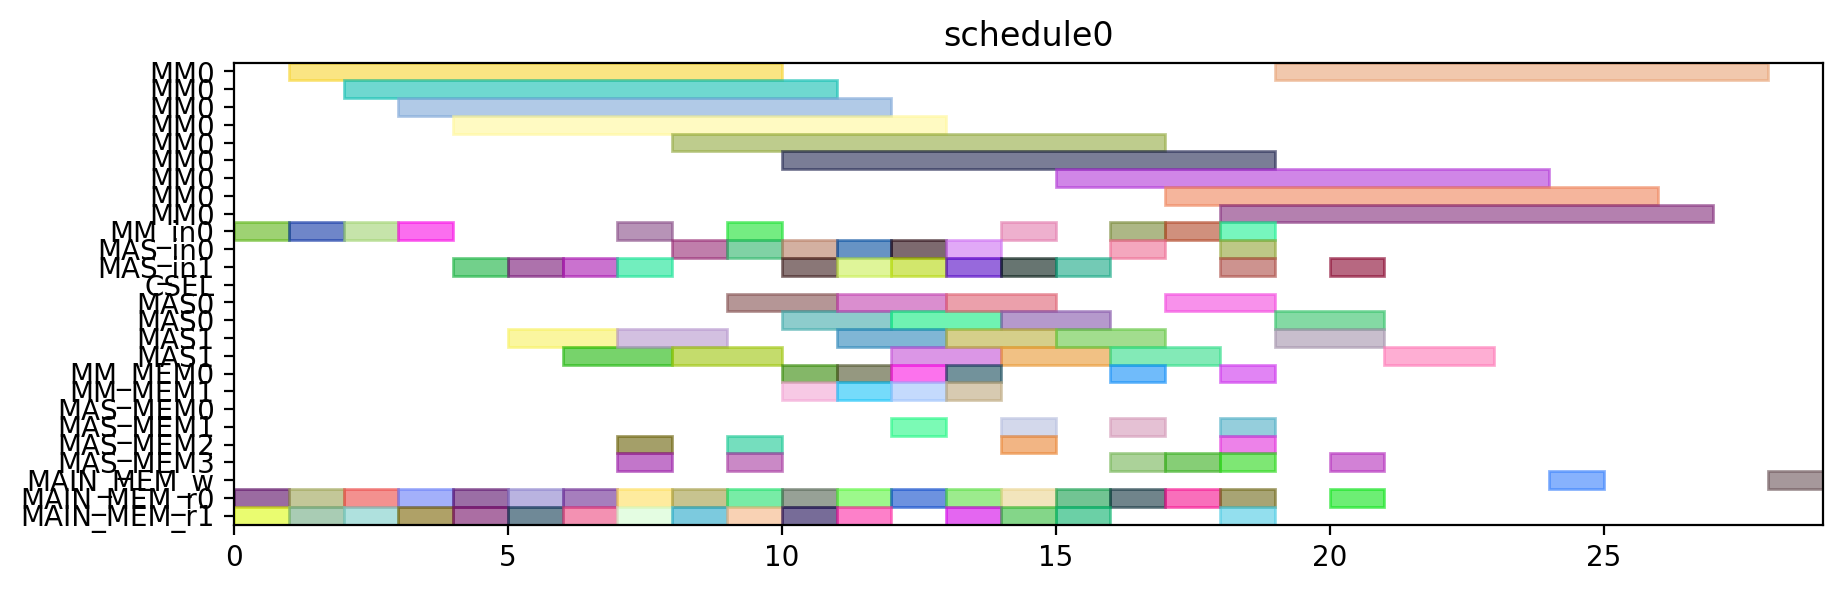

Write the Python code that produced this figure.
from pyschedule import Scenario, solvers, plotters, alt


def solve():
	horizon = 120
	S = Scenario("schedule0", horizon=horizon)

	# resource
	MM = S.Resources('MM', num=1, size=9)
	MM_in = S.Resources('MM_in', num=1)
	MAS_in = S.Resources('MAS_in', num=2)
	CSEL = S.Resource('CSEL')
	MAS = S.Resources('MAS', num=2, size=2, periods=range(1, horizon))
	MM_MEM = S.Resources('MM_MEM', num=2)
	MAS_MEM = S.Resources('MAS_MEM', num=4)
	MAIN_MEM_w = S.Resource('MAIN_MEM_w', size=1)
	MAIN_MEM_r = S.Resources('MAIN_MEM_r', num=2)

	# result of previous scheduling

	# new tasks
	t0_t0 = S.Task('t0_t0', length=9, delay_cost=1)
	t0_t0 += alt(MM)
	t0_t0_in = S.Task('t0_t0_in', length=1, delay_cost=1)
	t0_t0_in += alt(MM_in)
	S += t0_t0_in*MM_in[0]<=t0_t0*MM[0]
	t0_t0_mem0 = S.Task('t0_t0_mem0', length=1, delay_cost=1)
	t0_t0_mem0 += MAIN_MEM_r[0]
	S += t0_t0_mem0 <= t0_t0

	t0_t0_mem1 = S.Task('t0_t0_mem1', length=1, delay_cost=1)
	t0_t0_mem1 += MAIN_MEM_r[1]
	S += t0_t0_mem1 <= t0_t0

	t0_t1 = S.Task('t0_t1', length=9, delay_cost=1)
	t0_t1 += alt(MM)
	t0_t1_in = S.Task('t0_t1_in', length=1, delay_cost=1)
	t0_t1_in += alt(MM_in)
	S += t0_t1_in*MM_in[0]<=t0_t1*MM[0]
	t0_t1_mem0 = S.Task('t0_t1_mem0', length=1, delay_cost=1)
	t0_t1_mem0 += MAIN_MEM_r[0]
	S += t0_t1_mem0 <= t0_t1

	t0_t1_mem1 = S.Task('t0_t1_mem1', length=1, delay_cost=1)
	t0_t1_mem1 += MAIN_MEM_r[1]
	S += t0_t1_mem1 <= t0_t1

	t0_t2 = S.Task('t0_t2', length=2, delay_cost=1)
	t0_t2 += alt(MAS)
	t0_t2_in = S.Task('t0_t2_in', length=1, delay_cost=1)
	t0_t2_in += alt(MAS_in)
	S += t0_t2_in*MAS_in[0]<=t0_t2*MAS[0]

	S += t0_t2_in*MAS_in[1]<=t0_t2*MAS[1]

	t0_t2_mem0 = S.Task('t0_t2_mem0', length=1, delay_cost=1)
	t0_t2_mem0 += MAIN_MEM_r[0]
	S += t0_t2_mem0 <= t0_t2

	t0_t2_mem1 = S.Task('t0_t2_mem1', length=1, delay_cost=1)
	t0_t2_mem1 += MAIN_MEM_r[1]
	S += t0_t2_mem1 <= t0_t2

	t0_t3 = S.Task('t0_t3', length=2, delay_cost=1)
	t0_t3 += alt(MAS)
	t0_t3_in = S.Task('t0_t3_in', length=1, delay_cost=1)
	t0_t3_in += alt(MAS_in)
	S += t0_t3_in*MAS_in[0]<=t0_t3*MAS[0]

	S += t0_t3_in*MAS_in[1]<=t0_t3*MAS[1]

	t0_t3_mem0 = S.Task('t0_t3_mem0', length=1, delay_cost=1)
	t0_t3_mem0 += MAIN_MEM_r[0]
	S += t0_t3_mem0 <= t0_t3

	t0_t3_mem1 = S.Task('t0_t3_mem1', length=1, delay_cost=1)
	t0_t3_mem1 += MAIN_MEM_r[1]
	S += t0_t3_mem1 <= t0_t3

	t2_t0 = S.Task('t2_t0', length=9, delay_cost=1)
	t2_t0 += alt(MM)
	t2_t0_in = S.Task('t2_t0_in', length=1, delay_cost=1)
	t2_t0_in += alt(MM_in)
	S += t2_t0_in*MM_in[0]<=t2_t0*MM[0]
	t2_t0_mem0 = S.Task('t2_t0_mem0', length=1, delay_cost=1)
	t2_t0_mem0 += MAIN_MEM_r[0]
	S += t2_t0_mem0 <= t2_t0

	t2_t0_mem1 = S.Task('t2_t0_mem1', length=1, delay_cost=1)
	t2_t0_mem1 += MAIN_MEM_r[1]
	S += t2_t0_mem1 <= t2_t0

	t2_t1 = S.Task('t2_t1', length=9, delay_cost=1)
	t2_t1 += alt(MM)
	t2_t1_in = S.Task('t2_t1_in', length=1, delay_cost=1)
	t2_t1_in += alt(MM_in)
	S += t2_t1_in*MM_in[0]<=t2_t1*MM[0]
	t2_t1_mem0 = S.Task('t2_t1_mem0', length=1, delay_cost=1)
	t2_t1_mem0 += MAIN_MEM_r[0]
	S += t2_t1_mem0 <= t2_t1

	t2_t1_mem1 = S.Task('t2_t1_mem1', length=1, delay_cost=1)
	t2_t1_mem1 += MAIN_MEM_r[1]
	S += t2_t1_mem1 <= t2_t1

	t2_t2 = S.Task('t2_t2', length=2, delay_cost=1)
	t2_t2 += alt(MAS)
	t2_t2_in = S.Task('t2_t2_in', length=1, delay_cost=1)
	t2_t2_in += alt(MAS_in)
	S += t2_t2_in*MAS_in[0]<=t2_t2*MAS[0]

	S += t2_t2_in*MAS_in[1]<=t2_t2*MAS[1]

	t2_t2_mem0 = S.Task('t2_t2_mem0', length=1, delay_cost=1)
	t2_t2_mem0 += MAIN_MEM_r[0]
	S += t2_t2_mem0 <= t2_t2

	t2_t2_mem1 = S.Task('t2_t2_mem1', length=1, delay_cost=1)
	t2_t2_mem1 += MAIN_MEM_r[1]
	S += t2_t2_mem1 <= t2_t2

	t2_t3 = S.Task('t2_t3', length=2, delay_cost=1)
	t2_t3 += alt(MAS)
	t2_t3_in = S.Task('t2_t3_in', length=1, delay_cost=1)
	t2_t3_in += alt(MAS_in)
	S += t2_t3_in*MAS_in[0]<=t2_t3*MAS[0]

	S += t2_t3_in*MAS_in[1]<=t2_t3*MAS[1]

	t2_t3_mem0 = S.Task('t2_t3_mem0', length=1, delay_cost=1)
	t2_t3_mem0 += MAIN_MEM_r[0]
	S += t2_t3_mem0 <= t2_t3

	t2_t3_mem1 = S.Task('t2_t3_mem1', length=1, delay_cost=1)
	t2_t3_mem1 += MAIN_MEM_r[1]
	S += t2_t3_mem1 <= t2_t3

	t7_t2 = S.Task('t7_t2', length=2, delay_cost=1)
	t7_t2 += alt(MAS)
	t7_t2_in = S.Task('t7_t2_in', length=1, delay_cost=1)
	t7_t2_in += alt(MAS_in)
	S += t7_t2_in*MAS_in[0]<=t7_t2*MAS[0]

	S += t7_t2_in*MAS_in[1]<=t7_t2*MAS[1]

	t7_t2_mem0 = S.Task('t7_t2_mem0', length=1, delay_cost=1)
	t7_t2_mem0 += MAIN_MEM_r[0]
	S += t7_t2_mem0 <= t7_t2

	t7_t2_mem1 = S.Task('t7_t2_mem1', length=1, delay_cost=1)
	t7_t2_mem1 += MAIN_MEM_r[1]
	S += t7_t2_mem1 <= t7_t2

	t9_t2 = S.Task('t9_t2', length=2, delay_cost=1)
	t9_t2 += alt(MAS)
	t9_t2_in = S.Task('t9_t2_in', length=1, delay_cost=1)
	t9_t2_in += alt(MAS_in)
	S += t9_t2_in*MAS_in[0]<=t9_t2*MAS[0]

	S += t9_t2_in*MAS_in[1]<=t9_t2*MAS[1]

	t9_t2_mem0 = S.Task('t9_t2_mem0', length=1, delay_cost=1)
	t9_t2_mem0 += MAIN_MEM_r[0]
	S += t9_t2_mem0 <= t9_t2

	t9_t2_mem1 = S.Task('t9_t2_mem1', length=1, delay_cost=1)
	t9_t2_mem1 += MAIN_MEM_r[1]
	S += t9_t2_mem1 <= t9_t2

	t14_t2 = S.Task('t14_t2', length=2, delay_cost=1)
	t14_t2 += alt(MAS)
	t14_t2_in = S.Task('t14_t2_in', length=1, delay_cost=1)
	t14_t2_in += alt(MAS_in)
	S += t14_t2_in*MAS_in[0]<=t14_t2*MAS[0]

	S += t14_t2_in*MAS_in[1]<=t14_t2*MAS[1]

	t14_t2_mem0 = S.Task('t14_t2_mem0', length=1, delay_cost=1)
	t14_t2_mem0 += MAIN_MEM_r[0]
	S += t14_t2_mem0 <= t14_t2

	t14_t2_mem1 = S.Task('t14_t2_mem1', length=1, delay_cost=1)
	t14_t2_mem1 += MAIN_MEM_r[1]
	S += t14_t2_mem1 <= t14_t2

	new_TZ_t2 = S.Task('new_TZ_t2', length=2, delay_cost=1)
	new_TZ_t2 += alt(MAS)
	new_TZ_t2_in = S.Task('new_TZ_t2_in', length=1, delay_cost=1)
	new_TZ_t2_in += alt(MAS_in)
	S += new_TZ_t2_in*MAS_in[0]<=new_TZ_t2*MAS[0]

	S += new_TZ_t2_in*MAS_in[1]<=new_TZ_t2*MAS[1]

	new_TZ_t2_mem0 = S.Task('new_TZ_t2_mem0', length=1, delay_cost=1)
	new_TZ_t2_mem0 += MAIN_MEM_r[0]
	S += new_TZ_t2_mem0 <= new_TZ_t2

	new_TZ_t2_mem1 = S.Task('new_TZ_t2_mem1', length=1, delay_cost=1)
	new_TZ_t2_mem1 += MAIN_MEM_r[1]
	S += new_TZ_t2_mem1 <= new_TZ_t2

	t16_t2 = S.Task('t16_t2', length=2, delay_cost=1)
	t16_t2 += alt(MAS)
	t16_t2_in = S.Task('t16_t2_in', length=1, delay_cost=1)
	t16_t2_in += alt(MAS_in)
	S += t16_t2_in*MAS_in[0]<=t16_t2*MAS[0]

	S += t16_t2_in*MAS_in[1]<=t16_t2*MAS[1]

	t16_t2_mem0 = S.Task('t16_t2_mem0', length=1, delay_cost=1)
	t16_t2_mem0 += MAIN_MEM_r[0]
	S += t16_t2_mem0 <= t16_t2

	t16_t2_mem1 = S.Task('t16_t2_mem1', length=1, delay_cost=1)
	t16_t2_mem1 += MAIN_MEM_r[1]
	S += t16_t2_mem1 <= t16_t2

	t17_t2 = S.Task('t17_t2', length=2, delay_cost=1)
	t17_t2 += alt(MAS)
	t17_t2_in = S.Task('t17_t2_in', length=1, delay_cost=1)
	t17_t2_in += alt(MAS_in)
	S += t17_t2_in*MAS_in[0]<=t17_t2*MAS[0]

	S += t17_t2_in*MAS_in[1]<=t17_t2*MAS[1]

	t17_t2_mem0 = S.Task('t17_t2_mem0', length=1, delay_cost=1)
	t17_t2_mem0 += MAIN_MEM_r[0]
	S += t17_t2_mem0 <= t17_t2

	t17_t2_mem1 = S.Task('t17_t2_mem1', length=1, delay_cost=1)
	t17_t2_mem1 += MAIN_MEM_r[1]
	S += t17_t2_mem1 <= t17_t2

	t0_t4 = S.Task('t0_t4', length=9, delay_cost=1)
	t0_t4 += alt(MM)
	t0_t4_in = S.Task('t0_t4_in', length=1, delay_cost=1)
	t0_t4_in += alt(MM_in)
	S += t0_t4_in*MM_in[0]<=t0_t4*MM[0]
	t0_t4_mem0 = S.Task('t0_t4_mem0', length=1, delay_cost=1)
	t0_t4_mem0 += alt(MAS_MEM)
	S += (t0_t2*MAS[0])-1 < t0_t4_mem0*MAS_MEM[0]
	S += (t0_t2*MAS[1])-1 < t0_t4_mem0*MAS_MEM[2]
	S += t0_t4_mem0 <= t0_t4

	t0_t4_mem1 = S.Task('t0_t4_mem1', length=1, delay_cost=1)
	t0_t4_mem1 += alt(MAS_MEM)
	S += (t0_t3*MAS[0])-1 < t0_t4_mem1*MAS_MEM[1]
	S += (t0_t3*MAS[1])-1 < t0_t4_mem1*MAS_MEM[3]
	S += t0_t4_mem1 <= t0_t4

	t00 = S.Task('t00', length=2, delay_cost=1)
	t00 += alt(MAS)
	t00_in = S.Task('t00_in', length=1, delay_cost=1)
	t00_in += alt(MAS_in)
	S += t00_in*MAS_in[0]<=t00*MAS[0]

	S += t00_in*MAS_in[1]<=t00*MAS[1]

	t00_mem0 = S.Task('t00_mem0', length=1, delay_cost=1)
	t00_mem0 += alt(MM_MEM)
	S += (t0_t0*MM[0])-1 < t00_mem0*MM_MEM[0]
	S += t00_mem0 <= t00

	t00_mem1 = S.Task('t00_mem1', length=1, delay_cost=1)
	t00_mem1 += alt(MM_MEM)
	S += (t0_t1*MM[0])-1 < t00_mem1*MM_MEM[1]
	S += t00_mem1 <= t00

	t0_t5 = S.Task('t0_t5', length=2, delay_cost=1)
	t0_t5 += alt(MAS)
	t0_t5_in = S.Task('t0_t5_in', length=1, delay_cost=1)
	t0_t5_in += alt(MAS_in)
	S += t0_t5_in*MAS_in[0]<=t0_t5*MAS[0]

	S += t0_t5_in*MAS_in[1]<=t0_t5*MAS[1]

	t0_t5_mem0 = S.Task('t0_t5_mem0', length=1, delay_cost=1)
	t0_t5_mem0 += alt(MM_MEM)
	S += (t0_t0*MM[0])-1 < t0_t5_mem0*MM_MEM[0]
	S += t0_t5_mem0 <= t0_t5

	t0_t5_mem1 = S.Task('t0_t5_mem1', length=1, delay_cost=1)
	t0_t5_mem1 += alt(MM_MEM)
	S += (t0_t1*MM[0])-1 < t0_t5_mem1*MM_MEM[1]
	S += t0_t5_mem1 <= t0_t5

	t2_t4 = S.Task('t2_t4', length=9, delay_cost=1)
	t2_t4 += alt(MM)
	t2_t4_in = S.Task('t2_t4_in', length=1, delay_cost=1)
	t2_t4_in += alt(MM_in)
	S += t2_t4_in*MM_in[0]<=t2_t4*MM[0]
	t2_t4_mem0 = S.Task('t2_t4_mem0', length=1, delay_cost=1)
	t2_t4_mem0 += alt(MAS_MEM)
	S += (t2_t2*MAS[0])-1 < t2_t4_mem0*MAS_MEM[0]
	S += (t2_t2*MAS[1])-1 < t2_t4_mem0*MAS_MEM[2]
	S += t2_t4_mem0 <= t2_t4

	t2_t4_mem1 = S.Task('t2_t4_mem1', length=1, delay_cost=1)
	t2_t4_mem1 += alt(MAS_MEM)
	S += (t2_t3*MAS[0])-1 < t2_t4_mem1*MAS_MEM[1]
	S += (t2_t3*MAS[1])-1 < t2_t4_mem1*MAS_MEM[3]
	S += t2_t4_mem1 <= t2_t4

	t20 = S.Task('t20', length=2, delay_cost=1)
	t20 += alt(MAS)
	t20_in = S.Task('t20_in', length=1, delay_cost=1)
	t20_in += alt(MAS_in)
	S += t20_in*MAS_in[0]<=t20*MAS[0]

	S += t20_in*MAS_in[1]<=t20*MAS[1]

	t20_mem0 = S.Task('t20_mem0', length=1, delay_cost=1)
	t20_mem0 += alt(MM_MEM)
	S += (t2_t0*MM[0])-1 < t20_mem0*MM_MEM[0]
	S += t20_mem0 <= t20

	t20_mem1 = S.Task('t20_mem1', length=1, delay_cost=1)
	t20_mem1 += alt(MM_MEM)
	S += (t2_t1*MM[0])-1 < t20_mem1*MM_MEM[1]
	S += t20_mem1 <= t20

	t2_t5 = S.Task('t2_t5', length=2, delay_cost=1)
	t2_t5 += alt(MAS)
	t2_t5_in = S.Task('t2_t5_in', length=1, delay_cost=1)
	t2_t5_in += alt(MAS_in)
	S += t2_t5_in*MAS_in[0]<=t2_t5*MAS[0]

	S += t2_t5_in*MAS_in[1]<=t2_t5*MAS[1]

	t2_t5_mem0 = S.Task('t2_t5_mem0', length=1, delay_cost=1)
	t2_t5_mem0 += alt(MM_MEM)
	S += (t2_t0*MM[0])-1 < t2_t5_mem0*MM_MEM[0]
	S += t2_t5_mem0 <= t2_t5

	t2_t5_mem1 = S.Task('t2_t5_mem1', length=1, delay_cost=1)
	t2_t5_mem1 += alt(MM_MEM)
	S += (t2_t1*MM[0])-1 < t2_t5_mem1*MM_MEM[1]
	S += t2_t5_mem1 <= t2_t5

	t01 = S.Task('t01', length=2, delay_cost=1)
	t01 += alt(MAS)
	t01_in = S.Task('t01_in', length=1, delay_cost=1)
	t01_in += alt(MAS_in)
	S += t01_in*MAS_in[0]<=t01*MAS[0]

	S += t01_in*MAS_in[1]<=t01*MAS[1]

	t01_mem0 = S.Task('t01_mem0', length=1, delay_cost=1)
	t01_mem0 += alt(MM_MEM)
	S += (t0_t4*MM[0])-1 < t01_mem0*MM_MEM[0]
	S += t01_mem0 <= t01

	t01_mem1 = S.Task('t01_mem1', length=1, delay_cost=1)
	t01_mem1 += alt(MAS_MEM)
	S += (t0_t5*MAS[0])-1 < t01_mem1*MAS_MEM[1]
	S += (t0_t5*MAS[1])-1 < t01_mem1*MAS_MEM[3]
	S += t01_mem1 <= t01

	t10 = S.Task('t10', length=2, delay_cost=1)
	t10 += alt(MAS)
	t10_in = S.Task('t10_in', length=1, delay_cost=1)
	t10_in += alt(MAS_in)
	S += t10_in*MAS_in[0]<=t10*MAS[0]

	S += t10_in*MAS_in[1]<=t10*MAS[1]

	t10_mem0 = S.Task('t10_mem0', length=1, delay_cost=1)
	t10_mem0 += MAIN_MEM_r[0]
	S += t10_mem0 <= t10

	t10_mem1 = S.Task('t10_mem1', length=1, delay_cost=1)
	t10_mem1 += alt(MAS_MEM)
	S += (t00*MAS[0])-1 < t10_mem1*MAS_MEM[1]
	S += (t00*MAS[1])-1 < t10_mem1*MAS_MEM[3]
	S += t10_mem1 <= t10

	t21 = S.Task('t21', length=2, delay_cost=1)
	t21 += alt(MAS)
	t21_in = S.Task('t21_in', length=1, delay_cost=1)
	t21_in += alt(MAS_in)
	S += t21_in*MAS_in[0]<=t21*MAS[0]

	S += t21_in*MAS_in[1]<=t21*MAS[1]

	t21_mem0 = S.Task('t21_mem0', length=1, delay_cost=1)
	t21_mem0 += alt(MM_MEM)
	S += (t2_t4*MM[0])-1 < t21_mem0*MM_MEM[0]
	S += t21_mem0 <= t21

	t21_mem1 = S.Task('t21_mem1', length=1, delay_cost=1)
	t21_mem1 += alt(MAS_MEM)
	S += (t2_t5*MAS[0])-1 < t21_mem1*MAS_MEM[1]
	S += (t2_t5*MAS[1])-1 < t21_mem1*MAS_MEM[3]
	S += t21_mem1 <= t21

	t30 = S.Task('t30', length=2, delay_cost=1)
	t30 += alt(MAS)
	t30_in = S.Task('t30_in', length=1, delay_cost=1)
	t30_in += alt(MAS_in)
	S += t30_in*MAS_in[0]<=t30*MAS[0]

	S += t30_in*MAS_in[1]<=t30*MAS[1]

	t30_mem0 = S.Task('t30_mem0', length=1, delay_cost=1)
	t30_mem0 += MAIN_MEM_r[0]
	S += t30_mem0 <= t30

	t30_mem1 = S.Task('t30_mem1', length=1, delay_cost=1)
	t30_mem1 += alt(MAS_MEM)
	S += (t20*MAS[0])-1 < t30_mem1*MAS_MEM[1]
	S += (t20*MAS[1])-1 < t30_mem1*MAS_MEM[3]
	S += t30_mem1 <= t30

	t11 = S.Task('t11', length=2, delay_cost=1)
	t11 += alt(MAS)
	t11_in = S.Task('t11_in', length=1, delay_cost=1)
	t11_in += alt(MAS_in)
	S += t11_in*MAS_in[0]<=t11*MAS[0]

	S += t11_in*MAS_in[1]<=t11*MAS[1]

	t11_mem0 = S.Task('t11_mem0', length=1, delay_cost=1)
	t11_mem0 += MAIN_MEM_r[0]
	S += t11_mem0 <= t11

	t11_mem1 = S.Task('t11_mem1', length=1, delay_cost=1)
	t11_mem1 += alt(MAS_MEM)
	S += (t01*MAS[0])-1 < t11_mem1*MAS_MEM[1]
	S += (t01*MAS[1])-1 < t11_mem1*MAS_MEM[3]
	S += t11_mem1 <= t11

	t31 = S.Task('t31', length=2, delay_cost=1)
	t31 += alt(MAS)
	t31_in = S.Task('t31_in', length=1, delay_cost=1)
	t31_in += alt(MAS_in)
	S += t31_in*MAS_in[0]<=t31*MAS[0]

	S += t31_in*MAS_in[1]<=t31*MAS[1]

	t31_mem0 = S.Task('t31_mem0', length=1, delay_cost=1)
	t31_mem0 += MAIN_MEM_r[0]
	S += t31_mem0 <= t31

	t31_mem1 = S.Task('t31_mem1', length=1, delay_cost=1)
	t31_mem1 += alt(MAS_MEM)
	S += (t21*MAS[0])-1 < t31_mem1*MAS_MEM[1]
	S += (t21*MAS[1])-1 < t31_mem1*MAS_MEM[3]
	S += t31_mem1 <= t31

	c010 = S.Task('c010', length=9, delay_cost=1)
	c010 += alt(MM)
	c010_in = S.Task('c010_in', length=1, delay_cost=1)
	c010_in += alt(MM_in)
	S += c010_in*MM_in[0]<=c010*MM[0]
	S += 0<c010

	c010_w = S.Task('c010_w', length=1, delay_cost=1)
	c010_w += alt(MAIN_MEM_w)
	S += c010 <= c010_w

	c010_mem0 = S.Task('c010_mem0', length=1, delay_cost=1)
	c010_mem0 += alt(MAS_MEM)
	S += (t30*MAS[0])-1 < c010_mem0*MAS_MEM[0]
	S += (t30*MAS[1])-1 < c010_mem0*MAS_MEM[2]
	S += c010_mem0 <= c010

	c010_mem1 = S.Task('c010_mem1', length=1, delay_cost=1)
	c010_mem1 += MAIN_MEM_r[1]
	S += c010_mem1 <= c010

	c200 = S.Task('c200', length=9, delay_cost=1)
	c200 += alt(MM)
	c200_in = S.Task('c200_in', length=1, delay_cost=1)
	c200_in += alt(MM_in)
	S += c200_in*MM_in[0]<=c200*MM[0]
	S += 0<c200

	c200_w = S.Task('c200_w', length=1, delay_cost=1)
	c200_w += alt(MAIN_MEM_w)
	S += c200 <= c200_w

	c200_mem0 = S.Task('c200_mem0', length=1, delay_cost=1)
	c200_mem0 += alt(MAS_MEM)
	S += (t10*MAS[0])-1 < c200_mem0*MAS_MEM[0]
	S += (t10*MAS[1])-1 < c200_mem0*MAS_MEM[2]
	S += c200_mem0 <= c200

	c200_mem1 = S.Task('c200_mem1', length=1, delay_cost=1)
	c200_mem1 += MAIN_MEM_r[1]
	S += c200_mem1 <= c200

	t16_t0 = S.Task('t16_t0', length=9, delay_cost=1)
	t16_t0 += alt(MM)
	t16_t0_in = S.Task('t16_t0_in', length=1, delay_cost=1)
	t16_t0_in += alt(MM_in)
	S += t16_t0_in*MM_in[0]<=t16_t0*MM[0]
	t16_t0_mem0 = S.Task('t16_t0_mem0', length=1, delay_cost=1)
	t16_t0_mem0 += MAIN_MEM_r[0]
	S += t16_t0_mem0 <= t16_t0

	t16_t0_mem1 = S.Task('t16_t0_mem1', length=1, delay_cost=1)
	t16_t0_mem1 += alt(MAS_MEM)
	S += (t30*MAS[0])-1 < t16_t0_mem1*MAS_MEM[1]
	S += (t30*MAS[1])-1 < t16_t0_mem1*MAS_MEM[3]
	S += t16_t0_mem1 <= t16_t0

	t17_t0 = S.Task('t17_t0', length=9, delay_cost=1)
	t17_t0 += alt(MM)
	t17_t0_in = S.Task('t17_t0_in', length=1, delay_cost=1)
	t17_t0_in += alt(MM_in)
	S += t17_t0_in*MM_in[0]<=t17_t0*MM[0]
	t17_t0_mem0 = S.Task('t17_t0_mem0', length=1, delay_cost=1)
	t17_t0_mem0 += MAIN_MEM_r[0]
	S += t17_t0_mem0 <= t17_t0

	t17_t0_mem1 = S.Task('t17_t0_mem1', length=1, delay_cost=1)
	t17_t0_mem1 += alt(MAS_MEM)
	S += (t10*MAS[0])-1 < t17_t0_mem1*MAS_MEM[1]
	S += (t10*MAS[1])-1 < t17_t0_mem1*MAS_MEM[3]
	S += t17_t0_mem1 <= t17_t0

	solvers.mip.solve(S,msg=1,kind='CPLEX',ratio_gap=1.01)

	solution = [['hoge']*len(S.solution()[1]) for i in range(len(S.solution()))]
	for i in range(len(S.solution())):
		for j in range(len(S.solution()[i])):
			solution[i][j]=str(S.solution()[i][j])
	print(solution)

	cycles = int(solution[-1][3])

	pic_file_name = "/mnt/rose/usr1/fukuda/ABE/multiRAM_multiMAS_16mux/scheduling_result/stage9MM1_stage2MAS2/EP2_ADD_w_EVAL/schedule0.png"
	if(S.solution() != []):
		plotters.matplotlib.plot(S,img_filename=pic_file_name, show_task_labels=False, fig_size=(cycles*0.25+3, 3))

	return solution
